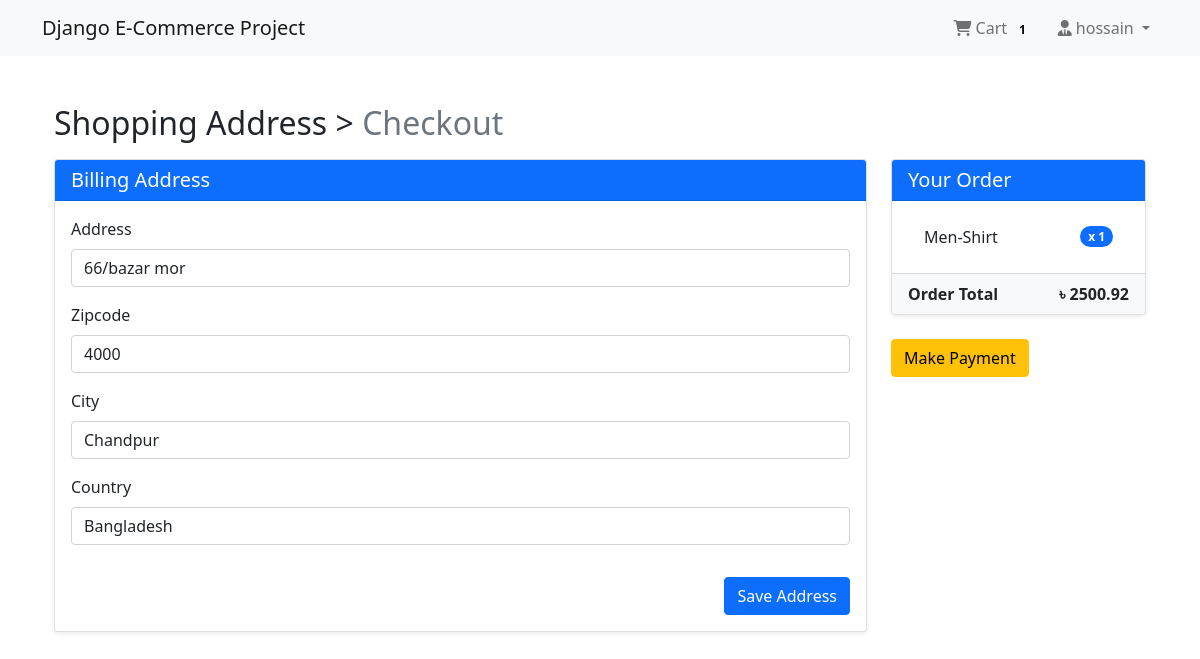
Screenshot of /payment/checkout/ (signed in) with the database file from the repository.
### App_Login/models.py (models this page shows, shortened)
class User(AbstractBaseUser , PermissionsMixin):
        email = models.EmailField(unique=True , null=False)
        is_staff = models.BooleanField(
            _('staff status'),
            default=False,
            help_text= _('Designates whether the user can log in this site')
        )
        is_active = models.BooleanField(
            _('active'),
            default=True,
            help_text=_('Designates whether this shuold be treated as active. Unselect this instead of deleting account.'),
        )
        USERNAME_FIELD = 'email'
        objects = MyUserManager()

class Profile(models.Model) :
     user = models.OneToOneField(User , on_delete=models.CASCADE , related_name="profile")
     username = models.CharField(max_length=25, blank=True)
     full_name = models.CharField(max_length=100 , blank=True)
     address_1 = models.TextField(max_length=300 , blank=True)
     city = models.CharField(max_length=100 , blank=True)
     zipcode = models.CharField(max_length=10 , blank=True)
     country = models.CharField(max_length=100 , blank=True)
     phone = models.CharField(max_length=20 , blank=True)
     date_joined = models.DateTimeField(auto_now_add=True)

### App_Order/models.py (models this page shows, shortened)
class Order(models.Model):
    orderitems = models.ManyToManyField(Cart)
    user = models.ForeignKey(settings.AUTH_USER_MODEL, on_delete=models.CASCADE, related_name='orders')
    ordered = models.BooleanField(default=False)
    created = models.DateTimeField(auto_now_add=True)
    paymentId = models.CharField(max_length=264, blank=True, null=True)
    orderId = models.CharField(max_length=200, blank=True, null=True)
    def get_totals(self):
        total = 0
        for order_item in self.orderitems.all():
            total += float(order_item.get_total())
        return round(total, 2)

class Cart(models.Model):
    user = models.ForeignKey(settings.AUTH_USER_MODEL, on_delete=models.CASCADE, related_name='cart')
    item = models.ForeignKey(Product, on_delete=models.CASCADE, related_name='cart')
    quantity = models.IntegerField(default=1)
    purchased = models.BooleanField(default=False)
    created = models.DateTimeField(auto_now_add=True)
    updated = models.DateTimeField(auto_now=True)
    def get_total(self):
        total = self.item.price * self.quantity
        return round(total, 2)  # Returns a float with two decimal places

### App_Payment/models.py (models this page shows, shortened)
class BillingAddress(models.Model):
    user = models.ForeignKey(settings.AUTH_USER_MODEL, on_delete=models.CASCADE)
    address = models.CharField(max_length=264, blank=True)
    zipcode = models.CharField(max_length=10, blank=True)
    city = models.CharField(max_length=100, blank=True)
    country = models.CharField(max_length=50, blank=True)
    def is_fully_filled(self):
        required_fields = ['address', 'zipcode', 'city', 'country']
        for field in required_fields:
            value = getattr(self, field)
            if not value:
                return False
        return True
    class Meta:
        verbose_name_plural = "Billing Addresses"

### App_Shop/models.py (models this page shows, shortened)
class Product(models.Model):
    mainimage = models.ImageField(upload_to='Products')
    name = models.CharField(max_length=264)
    category = models.ForeignKey(Category , on_delete=models.CASCADE , related_name='category')
    preview_text = models.TextField(max_length=200 , verbose_name='Preview Text')
    details_text = models.TextField(max_length=1000 , verbose_name='Description')
    price = models.FloatField()
    old_price = models.FloatField(default=0.00)
    created = models.DateTimeField(auto_now_add=True)
    class Meta :
        ordering = ('-created',)

### App_Payment/views.py (the view)
# urls.py: path('checkout/' , views.checkout , name='checkout'),
@login_required
def checkout(request):
    saved_address = BillingAddress.objects.get_or_create(user = request.user)[0]
    form = BillingForm(instance=saved_address)
    if request.method == 'POST' :
        form = BillingForm(request.POST , instance=saved_address)
        if form.is_valid() :
            form.save()
            form = BillingForm(instance=saved_address)
            messages.success(request, 'Shipping addres was successfully added')
    order_qs = Order.objects.filter(user = request.user , ordered = False)
    order_items = order_qs[0].orderitems.all()
    order_total = order_qs[0].get_totals()
    return render(request , 'App_Payment/checkout.html' , context={'form' : form , 'order_items' : order_items , 'order_total' : order_total , 'saved_address' : saved_address})

### App_Payment/forms.py
class BillingForm(forms.ModelForm):
    class Meta :
        model = BillingAddress
        fields = ['address' , 'zipcode' , 'city' , 'country' ]

### App_Order/templatetags/cart_tag.py (called while the page is built)
@register.filter
def get_total(user):
    order = Order.objects.filter(user = user , ordered=False)
    if order.exists():
        return order[0].orderitems.count()
    else :
        return 0

### templates/App_Payment/checkout.html (shortened to what this page needs)
{% extends 'base.html' %}
{% load crispy_forms_tags %}
{% block body_block %}
<div class="container mt-5">
    <h2 class="mb-3">
        Shopping Address > <span class="text-muted">Checkout</span>
    </h2>
    <div class="row">
        <div class="col-md-9">
            <div class="card mb-5 shadow-sm" style="height: auto;">
                <div class="card-header bg-primary text-white">
                    <h5 class="card-title mb-0">Billing Address</h5>
                </div>
                <div class="card-body">
                    <form method="POST">
                        {{form|crispy}}
                        <button type="submit" class="btn btn-primary float-end mt-3">Save Address</button>
                    </form>
                </div>
            </div>
        </div>
        <div class="col-md-3">
            <div class="card shadow-sm mb-4" style="height: auto;">
                <div class="card-header bg-primary text-white">
                    <h5 class="card-title mb-0">Your Order</h5>
                </div>
                <div class="card-body">
                    <ul class="list-group list-group-flush">
                        {% for order_item in order_items %}
                        <li class="list-group-item d-flex justify-content-between align-items-center">
                            {{ order_item.item.name }}
                            <span class="badge bg-primary rounded-pill">x {{ order_item.quantity }}</span>
                        </li>
                        {% endfor %}
                    </ul>
                </div>
                <div class="card-footer bg-light d-flex justify-content-between">
                    <span><b>Order Total</b></span>
                    <span><b>&#2547; {{ order_total|floatformat:2 }}</b></span>
                </div>
            </div>
            {% if saved_address.is_fully_filled %}
            <a href="{% url 'App_Payment:payment' %}" class="btn btn-warning btn-md">Make Payment</a>
            {% else %}
            <div class="alert alert-danger">
                <p>Please fill up all the information to make payment</p>
            </div>
            {% endif %}
        </div>
    </div>
</div>
{% endblock body_block %}

### templates/navbar.html (shortened to what this page needs)
{% load cart_tag %}
<nav class="navbar navbar-expand-lg navbar-light bg-light">
    <div class="container">
        <a class="navbar-brand" href="{% url 'App_Shop:home' %}">Django E-Commerce Project</a>
        <div class="collapse navbar-collapse" id="navbarNav">
            <ul class="navbar-nav ms-auto">
                {% if request.user.is_authenticated %}
                <li class="nav-item">
                    <a class="nav-link" href="{% url 'App_Order:cart' %}"><i class="fa fa-shopping-cart"></i> Cart
                    <span class="badge badge-light" style="color: black;">{{request.user | get_total}}</span></a>
                </li>
                <li class="nav-item dropdown ms-2">
                    <a class="nav-link dropdown-toggle" href="#" id="navbarDropdown" role="button" data-bs-toggle="dropdown" aria-expanded="false">
                        <i class="fas fa-user-tie"></i> {{ request.user.profile.username }}
                    </a>
                </li>
                {% else %}
                <li class="nav-item">
                    <a href="{% url 'App_Login:login' %}" class="btn btn-primary">
                        <i class="fas fa-sign-in-alt"></i> Login
                    </a>
                </li>
                {% endif %}
            </ul>
        </div>
    </div>
</nav>

### templates/base.html (style rules this page uses)
.card { height: 350; }

### rows the page displays
User: user|get_total "1", user.profile.username "hossain"
BillingAddress: address "66/bazar mor", zipcode "4000", city "Chandpur", country "Bangladesh"
Cart: item.name "Men-Shirt", quantity "1"

### other values shown
{{ order_total|floatformat:2 }} "2500.92"
